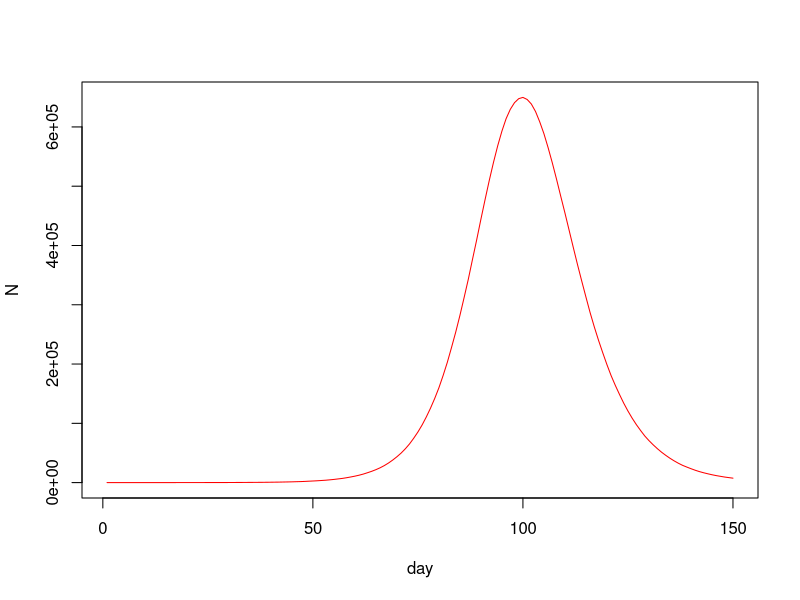
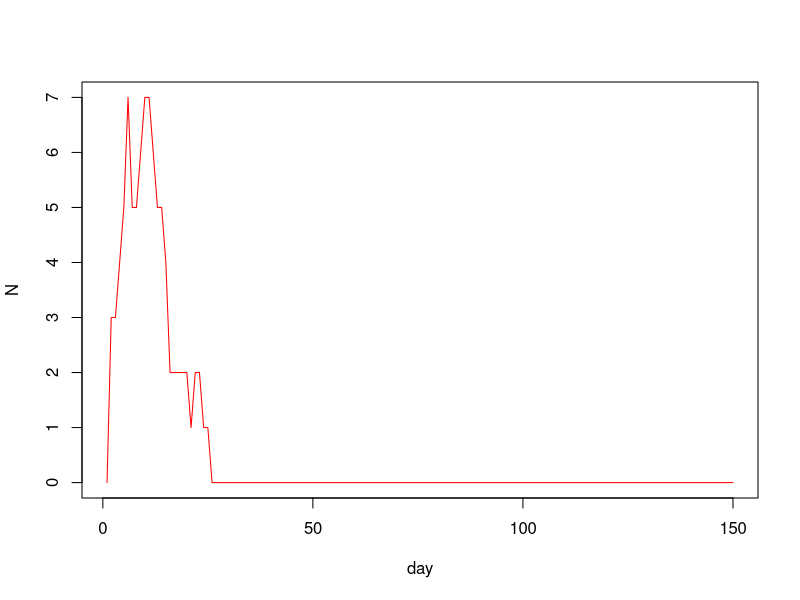
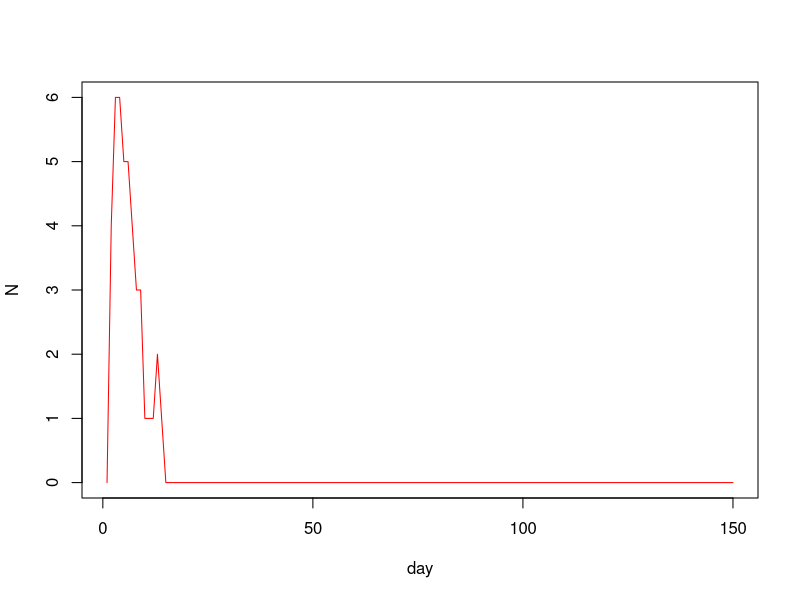

These figures' R source, in order: (Note: a time limit stopped this script after it produced the figures.)
##Group member:
##1. Aditya Prabaswara Mardjikoen(s2264710)
##2. Xiangtian Duan(s2248742)
##3. Huiying Chen(s2264943)

## Github repositories link: 
## https://github.com/aprabaswara/Statistical-Programming-Task-2-Covid-and-the-hazards-of-opportunistic-sampling-Group-21.git



##IDEA 1
#for wholle number
n=5500000

ne=10
nt=150
gamma=1/3
delta=1/5
lamda=0.4/n
x<-rep(0,n)
beta<- rlnorm(n,0,0.5); beta <- beta/mean(beta)
x[1:ne]<-1 #exposed

S<-E<-I<-R<-rep(0,nt)

S[1]<-n-ne;E[1]<-ne

for (i in 2:nt){
  
  u<-runif(n)
  
  t<-sum(beta[which(x==2)])
  x[x==2&u<delta]<-3## I -> R with prob delta
  
  x[x==1&u<gamma]<-2 ## E -> I with prob gamma
  
  x[which(x==0)][u[which(x==0)]<t*lamda*beta[which(x==0)]]<-1
  
  
  
  #x[which(x==0)][u[which(x==0)]<sum(beta[which(x==2)])*lamda*beta[which(x==0)]]<-1
  
  S[i]<-sum(x==0);E[i]<-sum(x==1)
  I[i]<-sum(x==2);R[i]<-sum(x==3)
  
}


list (S=S,E=E,I=I,R=R,beta=beta)

plot(I,ylim=c(0,max(I)),xlab="day",ylab="N",col='red',type='l')




#for 10%

n=5500000/10

ne=10
nt=150
gamma=1/3
delta=1/5
lamda=0.4/550000
x<-rep(0,550000)
beta<- rlnorm(5500000,0,0.5); beta <- beta/mean(beta)
beta_sort <- sort(beta,decreasing=FALSE)
threshold<-beta_sort[550000]
#length(beta[which(beta==threshold)])
beta <- beta[which(beta<=threshold)]



x[1:ne]<-1 #exposed

S<-E<-I<-R<-rep(0,nt)

S[1]<-n-ne;E[1]<-ne

for (i in 2:nt){
  
  u<-runif(550000)
  
  t<-sum(beta[which(x==2)])
  x[x==2&u<delta]<-3## I -> R with prob delta
  
  x[x==1&u<gamma]<-2 ## E -> I with prob gamma
  
  x[which(x==0)][u[which(x==0)]<t*lamda*beta[which(x==0)]]<-1
  
  
  
  
  S[i]<-sum(x==0);E[i]<-sum(x==1)
  I[i]<-sum(x==2);R[i]<-sum(x==3)
  
}


list (S=S,E=E,I=I,R=R,beta=beta)

plot(I,ylim=c(0,max(I)),xlab="day",ylab="N",col='red',type='l')

max(I)
#for 0.1%


n<-5500000*0.001
beta<-sample(beta,n)


ne=10
nt=150
gamma=1/3
delta=1/5
lamda=0.4/n
x<-rep(0,n)


x[1:ne]<-1 #exposed

S<-E<-I<-R<-rep(0,nt)

S[1]<-n-ne;E[1]<-ne

for (i in 2:nt){
  
  u<-runif(n)
  
  t<-sum(beta[which(x==2)])
  x[x==2&u<delta]<-3## I -> R with prob delta
  
  x[x==1&u<gamma]<-2 ## E -> I with prob gamma
  
  x[which(x==0)][u[which(x==0)]<t*lamda*beta[which(x==0)]]<-1
  
  
  
  S[i]<-sum(x==0);E[i]<-sum(x==1)
  I[i]<-sum(x==2);R[i]<-sum(x==3)
  
}


list (S=S,E=E,I=I,R=R,beta=beta)

plot(I,ylim=c(0,max(I)),xlab="day",ylab="N",col='red',type='l')






#write in one function
covid_simulation <- function(n,nt){

  
  ne=10

  gamma=1/3
  delta=1/5
  lambda=0.4/n
  
  x<-rep(0,n)

  
  
  
  x[1:ne]<-1 #exposed
  
  S<-E<-I<-R<-rep(0,nt)
  
  S[1]<-n-ne;E[1]<-ne
  
  for (i in 2:nt){
    
    u<-runif(n)
    
    t<-sum(beta[which(x==2)])
    
    x[x==2&u<delta]<-3## I -> R with prob delta
    
    x[x==1&u<gamma]<-2 ## E -> I with prob gamma
    
    x[which(x==0)][u[which(x==0)]<t*lambda*beta[which(x==0)]]<-1
    
    
    
    
    S[i]<-sum(x==0);E[i]<-sum(x==1)
    I[i]<-sum(x==2);R[i]<-sum(x==3)
    
  }
  
  
  list (S=S,E=E,I=I,R=R,beta=beta)


  
  
} ## covid

n=5500000
nt=150
beta<- rlnorm(n,0,0.5); beta <- beta/mean(beta)
ep1<-covid_simulation(n,nt)


beta_sort<-sort(beta,decreasing = TRUE)
beta_lower <- tail(beta_sort,n/10)
beta<-beta[which(beta%in%beta_lower)]
ep2<-covid_simulation (n/10,nt)



#beta_sort <- sort(beta,decreasing=FALSE)
#n<-n/10
#threshold<-beta_sort[n]
##length(beta[which(beta==threshold)])
#beta <- beta[which(beta<=threshold)]
#ep2<-covid_simulation (550000,150)



beta<- rlnorm(n,0,0.5); beta <- beta/mean(beta)

beta<-sample(beta,n*0.001)
ep3<-covid_simulation (n=n*0.001,nt)





plot(ep1$I,ylim=c(0,max(ep1$I)),xlab="day",ylab="N",col='red',type='l')
points(ep2$I,ylim=c(0,max(ep2$I)),xlab="day",ylab="N",col='green',type='l')
lines(ep3$I,ylim=c(0,max(ep3$I)),xlab="day",ylab="N",col='blue',type='l')

df <- data.frame(infections=seir()$I, days=1:100)
par(mfcol=c(2,3),mar=c(4,4,1,1)) ## set plot window up for multiple plots
#hist(epi$beta,xlab="beta",main="") ## beta distribution
plot(df$infections,ylim=c(0,max(df$infections)),xlab="day",ylab="N",type='l',col='red') 
abline(v = df$days[df$infections==max(df$infections)], col = "black", lty = 2)

#Red : Number of new infection each day
#Blue : Number of new infection among the 10% of the population with lowest beta value
#Green : Number of new infection in a random sample of 0.1% of the population.
#Black : The peak of each infection



#IDEA 2


#for wholle number
n=5500000

ne=10
nt=150
gamma=1/3
delta=1/5
lamda=0.4/5500000
x<-rep(0,5500000)
beta<- rlnorm(5500000,0,0.5); beta <- beta/mean(beta)



x[1:ne]<-1 #exposed

S<-E<-I<-R<-rep(0,nt)

S[1]<-5500000-ne;E[1]<-ne


#length(beta[which(beta==threshold)])
#x <- x[which(beta<=threshold)]

for (i in 2:nt){
  
  u<-runif(5500000)
  
  t<-sum(beta[which(x==2)])
  x[x==2&u<delta]<-3## I -> R with prob delta
  
  x[x==1&u<gamma]<-2 ## E -> I with prob gamma
  
  x[which(x==0)][u[which(x==0)]<t*lamda*beta[which(x==0)]]<-1
  
  
  
  
  
  #x[which(x==0)][u[which(x==0)]<sum(beta[which(x==2)])*lamda*beta[which(x==0)]]<-1
  
  S[i]<-sum(x==0);E[i]<-sum(x==1)
  I[i]<-sum(x==2);R[i]<-sum(x==3)
  
  #S[i]<-sum(x==0);E[i]<-sum(x==1);I[i]<-sum(x==2);R[i]<-sum(x==3)
  
  
}


list (S=S,E=E,I=I,R=R,beta=beta)

plot(I,ylim=c(0,max(I)),xlab="day",ylab="N",col='red',type='l')















#for 10%




n=5500000

ne=10
nt=150
gamma=1/3
delta=1/5
lamda=0.4/5500000
x<-rep(0,5500000)
beta<- rlnorm(5500000,0,0.5); beta <- beta/mean(beta)
beta_sort <- sort(beta,decreasing=FALSE)

threshold<-beta_sort[550000]


x[1:ne]<-1 #exposed

S<-E<-I<-R<-rep(0,nt)

S[1]<-550000-ne;E[1]<-ne


for (i in 2:nt){
  
  u<-runif(5500000)
  
  t<-sum(beta[which(x==2)])
  x[x==2&u<delta]<-3## I -> R with prob delta
  
  x[x==1&u<gamma]<-2 ## E -> I with prob gamma
  
  x[which(x==0)][u[which(x==0)]<t*lamda*beta[which(x==0)]]<-1
  
  y <- x[which(beta<=threshold)]
  
  
  
  #x[which(x==0)][u[which(x==0)]<sum(beta[which(x==2)])*lamda*beta[which(x==0)]]<-1
  
  S[i]<-sum(y==0);E[i]<-sum(y==1)
  I[i]<-sum(y==2);R[i]<-sum(y==3)
  
  #S[i]<-sum(x==0);E[i]<-sum(x==1);I[i]<-sum(x==2);R[i]<-sum(x==3)
  
  
}


list (S=S,E=E,I=I,R=R,beta=beta)

plot(I,ylim=c(0,max(I)),xlab="day",ylab="N",col='red',type='l')




#for 0.1%



n=5500000

n<-5500000*0.001
beta<- rlnorm(5500000,0,0.5); beta <- beta/mean(beta)
sample_beta<-sample(beta,n)


m<-which(beta%in%sample_beta)
ne=10
nt=150
gamma=1/3
delta=1/5
lamda=0.4/5500000
x<-rep(0,5500000)

x[1:ne]<-1 #exposed

S<-E<-I<-R<-rep(0,nt)

S[1]<-550000-ne;E[1]<-ne


for (i in 2:nt){
  
  u<-runif(5500000)
  
  t<-sum(beta[which(x==2)])
  x[x==2&u<delta]<-3## I -> R with prob delta
  
  x[x==1&u<gamma]<-2 ## E -> I with prob gamma
  
  x[which(x==0)][u[which(x==0)]<t*lamda*beta[which(x==0)]]<-1
  
  z <- x[m]
  
  
  
  
  
  S[i]<-sum(z==0);E[i]<-sum(z==1)
  I[i]<-sum(z==2);R[i]<-sum(z==3)
  
 
  
  
}


list (S=S,E=E,I=I,R=R,beta=beta)

plot(I,ylim=c(0,max(I)),xlab="day",ylab="N",col='red',type='l')





#write in one function(wrong)

covid_simulation<- function(n=5500000,nt=150,choice){
  
  ne=10
  gamma=1/3
  delta=1/5
  lamda=0.4/n
  x<-rep(0,n)
  beta<- rlnorm(n,0,0.5); beta <- beta/mean(beta)
  
  
  #beta_sort<-sort(beta,decreasing = TRUE)

  beta_lower <- tail(beta_sort,n*0.1)
  beta_lower_index<-which(beta%in%beta_lower)

  
  sample_beta<-sample(beta,n*0.001)
  sample_index<-which(beta%in%sample_beta)
  
  
  x[1:ne]<-1 #exposed
  
  S<-E<-I<-R<-rep(0,nt)
  #A<-W<-U<-P<-rep(0,nt)
  #D<-Q<-G<-K<-rep(0,nt)
  
  S[1]<-n-ne;E[1]<-ne
  #A[1]<-n-ne;W[1]<-ne
  #D[1]<-n-ne;Q[1]<-ne
  
  
  
  for (i in 2:nt){
    
    u<-runif(n)
    
    sum_beta_I<-sum(beta[which(x==2)])
    
    x[x==2&u<delta]<-3## I -> R with prob delta
    
    x[x==1&u<gamma]<-2 ## E -> I with prob gamma
    
    x[which(x==0)][u[which(x==0)]<sum_beta_I*lamda*beta[which(x==0)]]<-1
    
    y <- x[beta_lower_index]
    
    z <- x[sample_index]
    
    
    #x[which(x==0)][u[which(x==0)]<sum(beta[which(x==2)])*lamda*beta[which(x==0)]]<-1
    
    S[i]<-sum(x==0);E[i]<-sum(x==1);I[i]<-sum(x==2);R[i]<-sum(x==3)
    
    #A[i]<-sum(y==0);W[i]<-sum(y==1);U[i]<-sum(y==2);P[i]<-sum(y==3)
    
    #D[i]<-sum(z==0);Q[i]<-sum(z==1);G[i]<-sum(z==2);K[i]<-sum(z==3)
    
    
    
    
  }
  
  
  list (S=S,E=E,I=I,R=R,beta=beta)
  #list (A=A,W=W,U=U,P=P,beta=beta)
  #list (D=D,Q=Q,G=G,K=K,beta=beta)
  
  
}

epi<-covid_simulation(n=5500000,nt=150)
plot(epi$I,ylim=c(0,max(epi$I)),xlab="day",ylab="N",col='red',type='l')
points(epi$i,ylim=c(0,max(epi$i)),xlab="day",ylab="N",col='green',type='l')
lines(epi$II,ylim=c(0,max(epi$II)),xlab="day",ylab="N",col='blue',type='l')


#write in one function(newest)

covid_simulation<- function(n,nt,choice){
  
  ne=10
  gamma=1/3
  delta=1/5
  lamda=0.4/n
  x<-rep(0,n)
  
  
  
  #beta_sort<-sort(beta,decreasing = TRUE)
  
  #beta_lower <- tail(beta_sort,n*0.1)
  index<-which(beta%in%choice)
  
  
  #sample_beta<-sample(beta,n*0.001)
  #sample_index<-which(beta%in%sample_beta)
  
  
  x[1:ne]<-1 #exposed
  
  S<-E<-I<-R<-rep(0,nt)
  #A<-W<-U<-P<-rep(0,nt)
  #D<-Q<-G<-K<-rep(0,nt)
  
  S[1]<-n-ne;E[1]<-ne
  #A[1]<-n-ne;W[1]<-ne
  #D[1]<-n-ne;Q[1]<-ne
  
  
  
  for (i in 2:nt){
    
    u<-runif(n)
    
    sum_beta_I<-sum(beta[which(x==2)])
    
    x[x==2&u<delta]<-3## I -> R with prob delta
    
    x[x==1&u<gamma]<-2 ## E -> I with prob gamma
    
    x[which(x==0)][u[which(x==0)]<sum_beta_I*lamda*beta[which(x==0)]]<-1
    
    y <- x[index]
    
    
    
    
    #x[which(x==0)][u[which(x==0)]<sum(beta[which(x==2)])*lamda*beta[which(x==0)]]<-1
    
    S[i]<-sum(y==0);E[i]<-sum(y==1);I[i]<-sum(y==2);R[i]<-sum(y==3)
    
    #A[i]<-sum(y==0);W[i]<-sum(y==1);U[i]<-sum(y==2);P[i]<-sum(y==3)
    
    #D[i]<-sum(z==0);Q[i]<-sum(z==1);G[i]<-sum(z==2);K[i]<-sum(z==3)
    
    
    
    
  }
  
  
  list (S=S,E=E,I=I,R=R,beta=beta)
  #list (A=A,W=W,U=U,P=P,beta=beta)
  #list (D=D,Q=Q,G=G,K=K,beta=beta)
  
  
}
n<-5500000
nt<-150
beta<- rlnorm(n,0,0.5); beta <- beta/mean(beta)
epi<-covid_simulation(n,nt,choice=beta)
#plot(epi$I,ylim=c(0,max(epi$I)),xlab="day",ylab="N",col='red',type='l')


beta_sort<-sort(beta,decreasing = TRUE)
beta_lower<- tail(beta_sort,n*0.1)
eplower<-covid_simulation(n,nt,choice=beta_lower)
#points(eplower$I,ylim=c(0,max(eplower$I)),xlab="day",ylab="N",col='green',type='l')

sample_beta<-sample(beta,n*0.001)
epsample<-covid_simulation(n,nt,choice=sample_beta)
#lines(epsample$I,ylim=c(0,max(epsample$I)),xlab="day",ylab="N",col='blue',type='l')

#Standardisation
plot(epi$I/n,ylim=c(0,max(epi$I)/n),xlab="day",ylab="N",col='red',type='l')
points(eplower$I/(0.1*n),ylim=c(0,max(eplower$I)/(0.1*n)),xlab="day",ylab="N",col='green',type='l')
lines(epsample$I/(0.001*n),ylim=c(0,max(epsample$I)/(0.001*n)),xlab="day",ylab="N",col='blue',type='l')


#Adit, what's this mwans?:Finally write code to visualize the variability in the results from simulation to simulation, by running 10 replicate simulations, and suitably plotting these.



df <- data.frame(infections=seir()$I, days=1:100)
par(mfcol=c(2,3),mar=c(4,4,1,1)) ## set plot window up for multiple plots
#hist(epi$beta,xlab="beta",main="") ## beta distribution
plot(df$infections,ylim=c(0,max(df$infections)),xlab="day",ylab="N",type='l',col='red') 
abline(v = df$days[df$infections==max(df$infections)], col = "black", lty = 2)

##probability based on last day? 10% or general? naming?modeling days?
